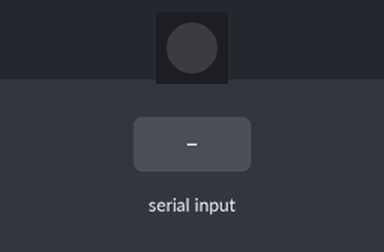
A sketch run on a simulated Arduino Uno, built with avr-gcc and run on an emulated ATmega328P. Shown: 1 RGB LEDs in strip order, left to right. Inputs (shaded band) come from the test bench. Dim RGB values are drawn brighter than linear.

Above: at 1.2 s.
1.3 s: "emo,0,\n" received over Serial
At 1.45 s:
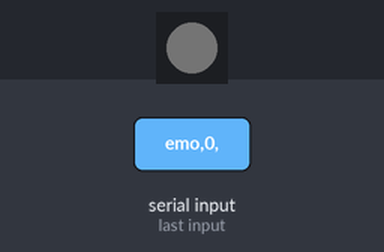
At 3.0 s:
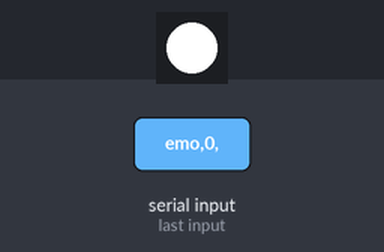
Timing chart, 0 to 4.5 s (numbered marks = the images above; inputs shaded):
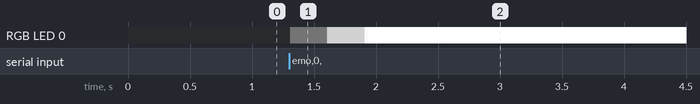

Measured:
- after the input at 1.3 s, RGB LED 0: off → RGB(1, 1, 1) at once, → RGB(121, 121, 121) 0.30 s later, → RGB(241, 241, 241) 0.30 s later, → RGB(255, 255, 255) 0.03 s later

The sketch:

luzes.ino
```cpp
#include <FastLED.h>

#define DATA_PIN 2
#define NUM_LEDS 1

CRGB leds[NUM_LEDS];
unsigned long previous = millis();
unsigned long actual = millis();
int increment = 0;
bool fadein_on = false;
CRGB color = CRGB::Black;
int d = 100;

void setup() {
  FastLED.addLeds<NEOPIXEL, DATA_PIN>(leds, NUM_LEDS);
  Serial.begin(9600);
  Serial.setTimeout(10);

}

void loop() {
  if(fadein_on && previous+d > actual){
    increment += 1;
    fadeIn(color);
    if(increment == 255){
      increment = 0;
      fadein_on = false;
    }
    previous = actual;
  }

  if (Serial.available() > 0) {
    String texto = Serial.readStringUntil('\n');
    texto.trim();
    if(texto.substring(0,6) == "emo,0,") handle_emotion(texto.substring(6, texto.length())) ;
  }

  actual = millis();

}

void handle_emotion(String emocao) {
  if (emocao == "sad") {
    color =  CRGB::Blue;
  } else if (emocao == "happy") {
    color =  CRGB::Green;
  } else if (emocao == "angry") {
    color =  CRGB::Red;
  } else if (emocao == "funny") {
    color =  CRGB::Yellow;
  } else {
    color =  CRGB::White;
  }
  fadein_on = true;
  previous = millis();
}


void fadeIn(CRGB color) {
  fill_solid(leds, NUM_LEDS, color);

    for (int j = 0; j < NUM_LEDS; j++) {
      leds[j].fadeToBlackBy(255 - increment);
    }

  FastLED.show();

}
```
